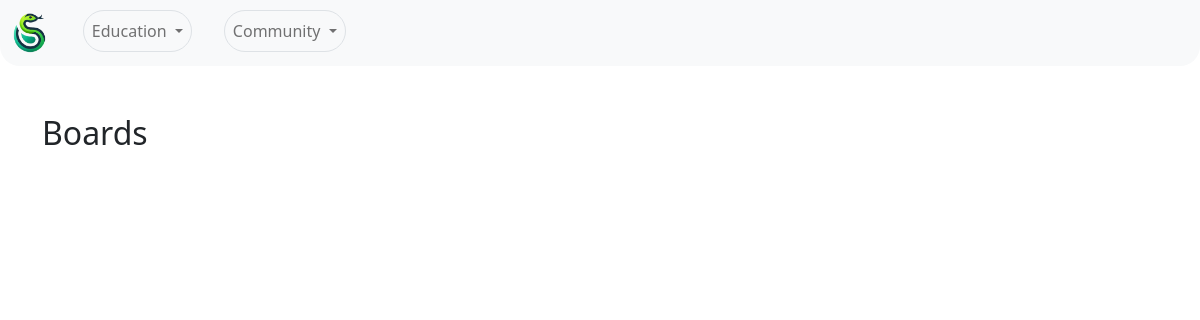
Before: /forum/ with the older database file.
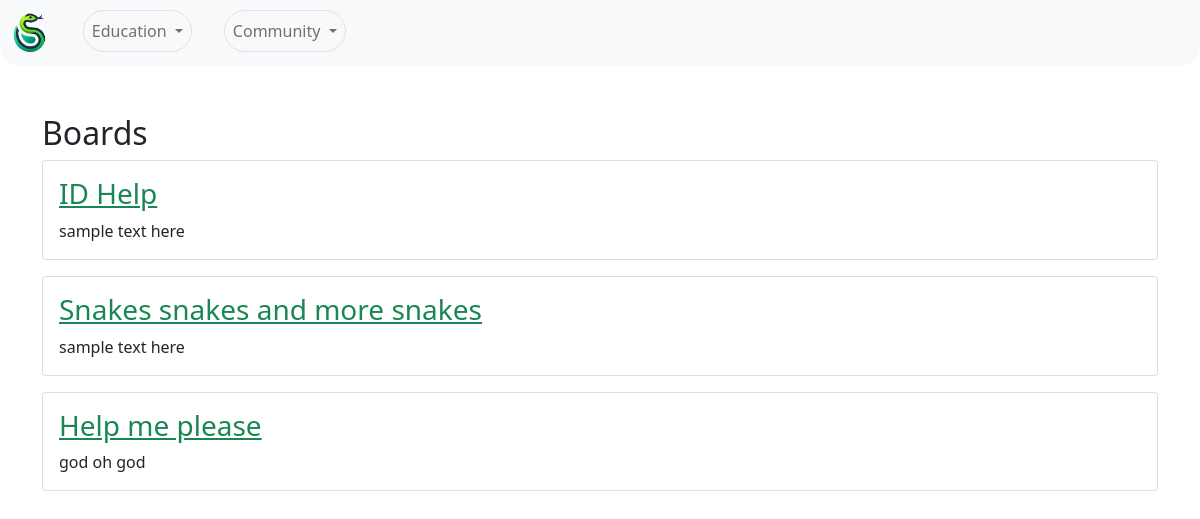
After: the same page with the newer database file.
### Forum/models.py (models this page shows, shortened)
class Board(models.Model):
    name = models.CharField(max_length=100, unique=True)
    description = models.TextField(blank=True, default='')

### Forum/views.py (the view)
# urls.py: path('', home, name='home'),
def home(request):
    boards = Board.objects.all()
    return render(request, 'home.html', {'boards': boards})

### Forum/templates/home.html (shortened to what this page needs)
{% extends 'base.html' %}
{% block content %}
<h2>Boards</h2>
<div class="boards">
   {% for board in boards %}
   <div class="card mb-3">
      <div class="card-body">
         <h3 class="card-title"><a href="{% url 'board_threads' board.id %}" class="link-success">{{ board.name }}</a></h3>
         <p class="card-text">{{ board.description }}</p>
      </div>
   </div>
   {% endfor %}
</div>
{% endblock %}

Changed rows visible on the page:
added Board: name "ID Help", description "sample text here"
added Board: name "Snakes snakes and more snakes", description "sample text here"
added Board: name "Help me please", description "god oh god"
